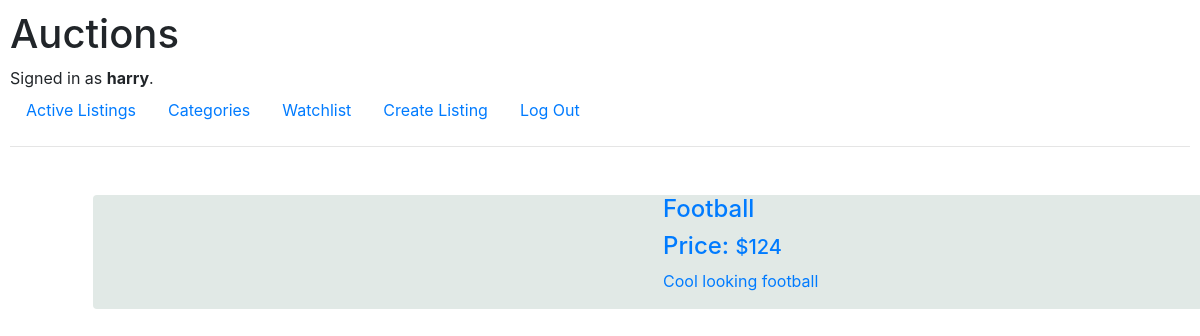
Before: /watchlist (signed in) with the older database file.
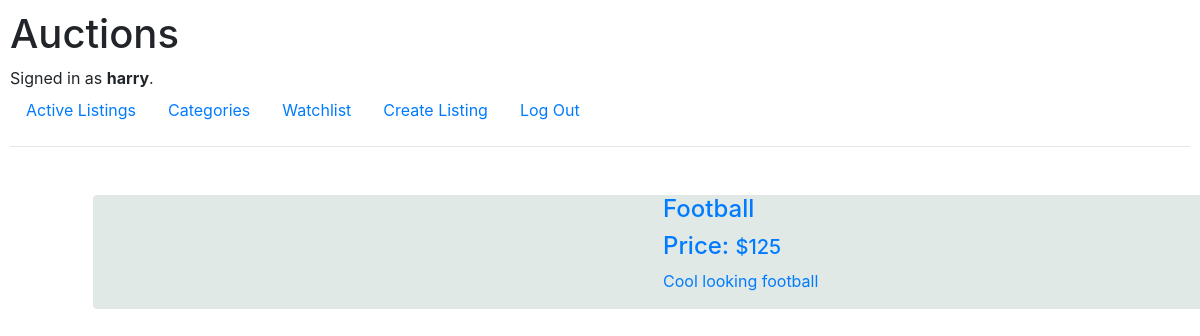
After: the same page with the newer database file.
### auctions/models.py (models this page shows, shortened)
class watchlist(models.Model):
    item = models.ForeignKey(Listing,on_delete=models.CASCADE,unique=True,related_name="watchlist" )
    user = models.ForeignKey(User,on_delete=models.CASCADE,related_name="watchlists" ,default="0")

class Listing(models.Model):
    title = models.CharField(max_length=64)
    description = models.CharField(max_length=150)
    starting_bid = models.IntegerField()
    image_link = models.CharField(max_length=400)
    Category = (('Fashion', 'Fashion'),('Toys','Toys'),('Electronics','Electronics'),('Home','Home'),('Health', 'Health'),('Sports','Sports'))
    category = models.CharField(max_length=200,null=True, choices=Category)
    user = models.ForeignKey(User,on_delete=models.CASCADE,related_name="Products")
    active_category=(('Active','Active'),('Close','Close'))
    active = models.CharField(max_length=200,null=True, choices=active_category,default="Active")

### auctions/views.py (the view)
# urls.py: path("watchlist", views.Watchlist, name="watchlist"),
def Watchlist(request):
    context ={"watchlists": watchlist.objects.filter(user=request.user.id)}
    return render(request,"auctions/watchlist.html",context)

### auctions/templates/auctions/watchlist.html (shortened to what this page needs)
{% extends "auctions/layout.html" %}
{% block body %}
<div class="container">
    {% for list in watchlists%}
    <a href="{% url 'listing_page' list.item.id %}">
    <div class="container m-5 " >
        <div class="row  rounded d-flex align-items-center" style="background-color: rgb(225, 233, 230);" >
            <div class="col d-flex-column-reverse  ">
                <h4>{{list.item.title}}</h4>
                <h4>Price: <span class="h5">${{list.item.starting_bid}}</span></h4>
                <p>{{list.item.description}}</p>
            </div>
        </div>
    </a>
    </div>
    {% endfor %}
{% endblock %}

Changed rows visible on the page:
changed through a linked row, watchlist "Football": item.starting_bid "124" → "125"
